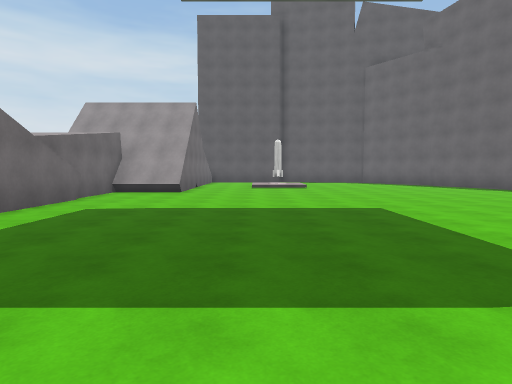
view 1 (above)

12 first-person views from a walk through a 3-D level made in the Unity game engine. The camera is 1.5 m above the floor, tilts 4° down and sees 75° across. The floor is counted in squares, 2 m on a side. Each view is taken from the middle of a square. On the plan, view 1 faces up. The plan holds only what a view shows up to about 11 squares ahead; the rest is blank. The place goes on beyond the plan. Surface patterns are stand-ins for the level's own textures.

view 2
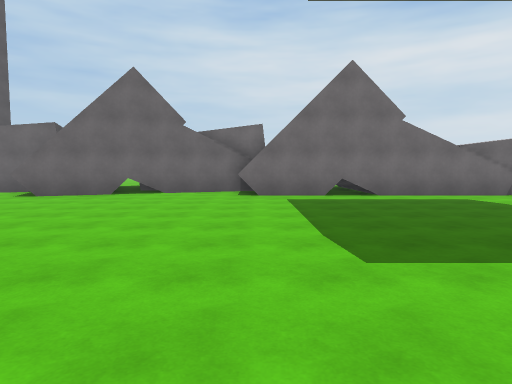

view 3
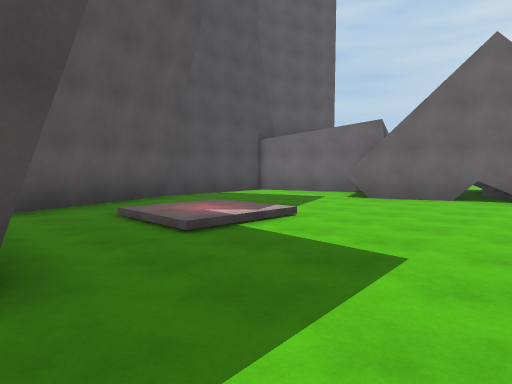

view 4
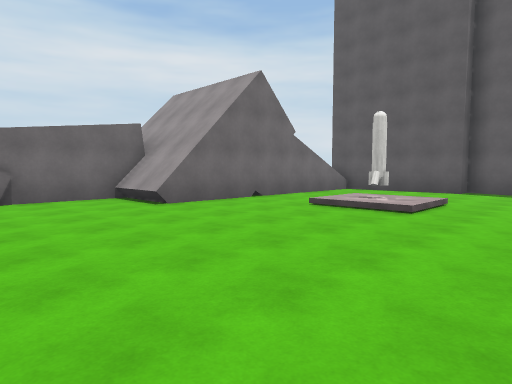

view 5
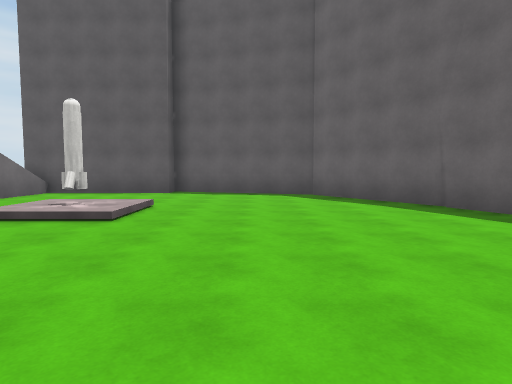

view 6
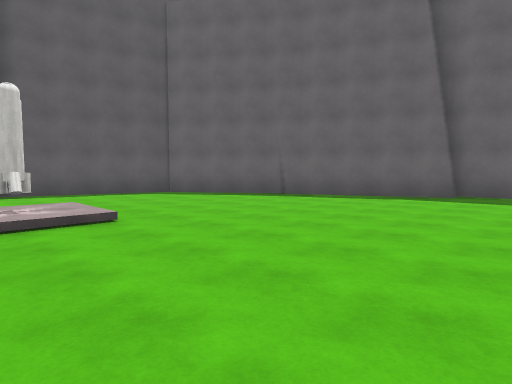

view 7
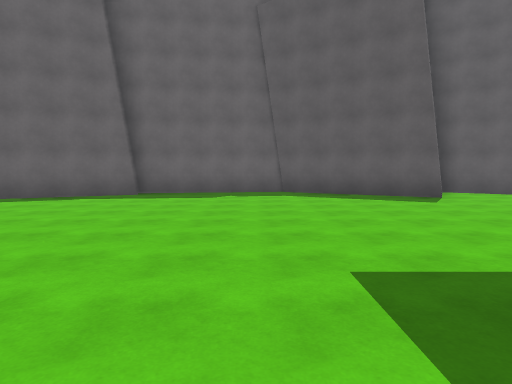

view 8
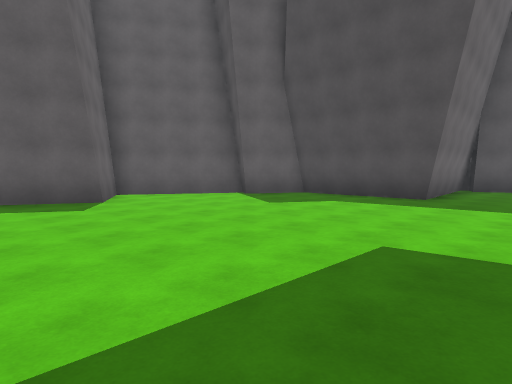

view 9
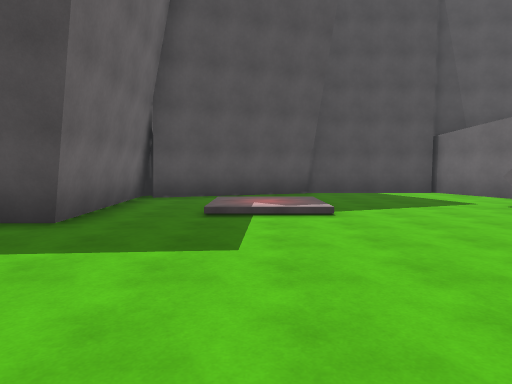

view 10
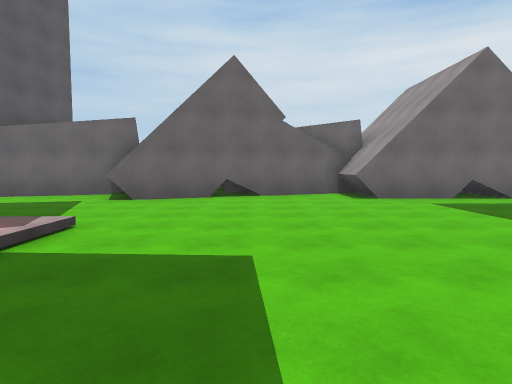

view 11
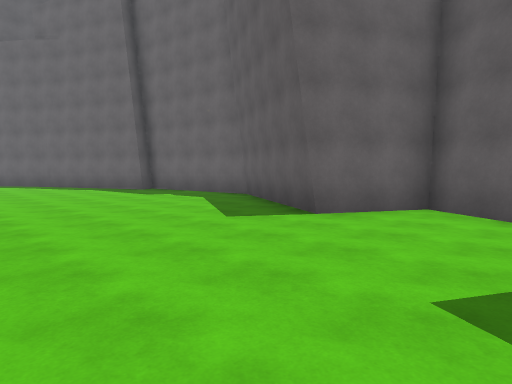

view 12
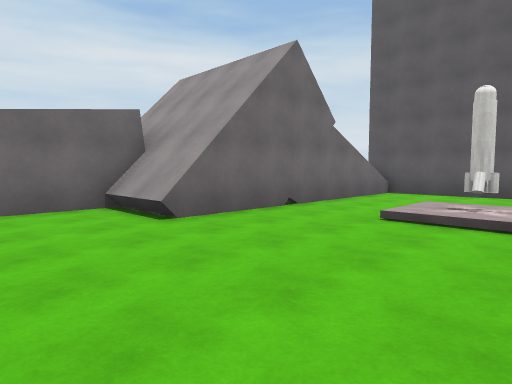

### Floor plan
Key: @ floor where view 1 was taken; # wall or solid block; . main floor; : floor 0.25 m higher than the main floor; / step, stairs or slope; ^ raised ledge; O other object.
Columns run from 6 left of view 1 to 11 right of it. Each row starts with its distance up from view 1.
 19     ########
 18    ^.......##
 17    ^........##
 16    #.........##
 15    #..........#
 14    #../O/.....##
 13    #../:/......#
 12    #...........##
 11  ###............##
 10  #...............#
  9  #...............#
  8  #...............#
  7  #...............#
  6  #...............#
  5  #..............##
  4  #..............#
  3  #.............##
  2  #.............###
  1 ##...............#
  0 #.....@.........##
 -1 #...............#
 -2 #.............###
 -3 ##............#
 -4  #........#####
 -5  ##...::/.#
 -6 #^....::/.#
 -7 #.........#
 -8 ##......###
 -9  #....###
-10  ######

Where each view was taken, in squares from view 1:
view 1: 0 up, 0 right, facing up
view 2: 1 up, 5 right, facing left
view 3: 1 down, 4 right, facing down-left
view 4: 7 up, 4 right, facing up-left
view 5: 8 up, 4 right, facing up
view 6: 8 up, 0 right, facing up-right
view 7: 7 up, 0 right, facing right
view 8: 5 up, 1 right, facing down-right
view 9: 1 up, 1 right, facing down
view 10: 2 down, 4 right, facing left
view 11: 1 down, 4 right, facing up-right
view 12: 8 up, 2 right, facing up-left
